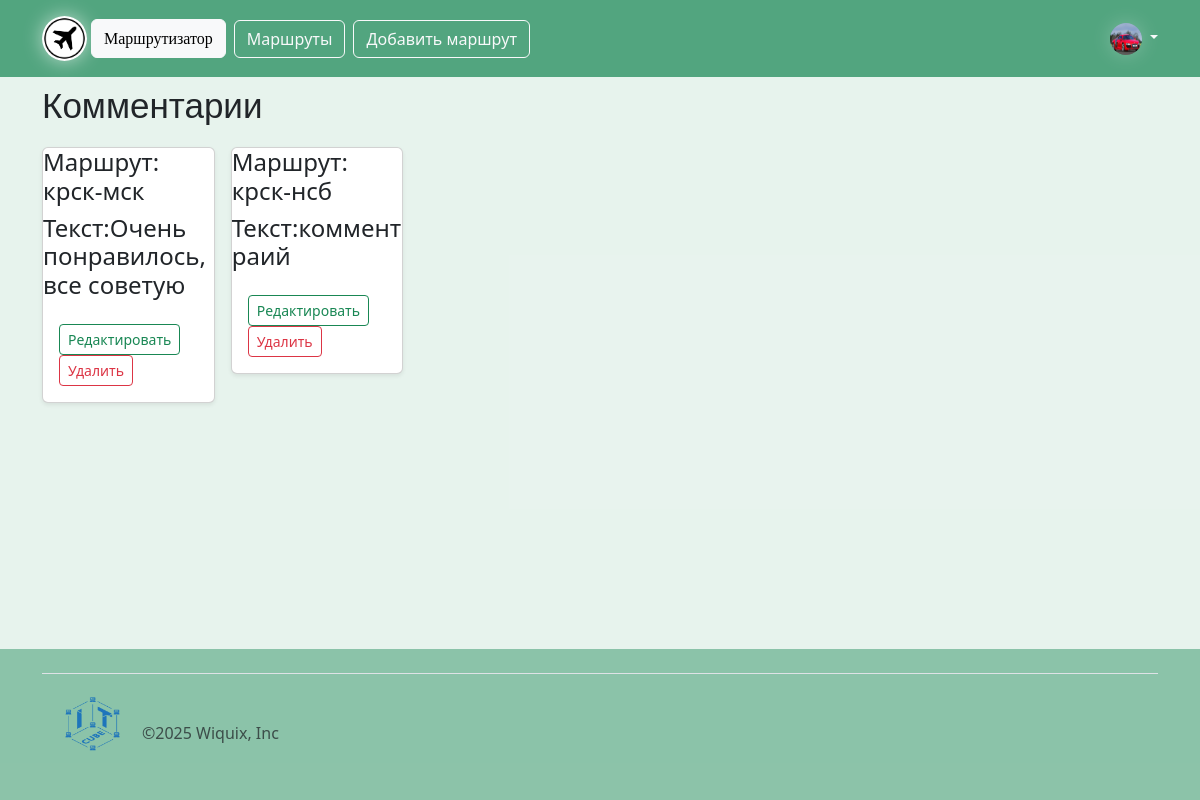
Screenshot of /comments/1 (signed in) with the database file from the repository.
### instance/DataBase.py (models this page shows)
class Users(db.Model, UserMixin):
    id = db.Column(db.Integer, primary_key=True)
    email = db.Column(db.String, unique=True)
    username = db.Column(db.String, unique=True)
    password = db.Column(db.String, nullable=False)
    ava = db.Column(db.String, nullable=False)
    admin = db.Column(db.Integer)
    verified = db.Column(db.Integer)

class Routes(db.Model, UserMixin):
    id = db.Column(db.Integer, primary_key=True)
    title = db.Column(db.String)
    description = db.Column(db.String)
    user_id = db.Column(db.Integer)
    rating = db.Column(db.String)
    status = db.Column(db.Integer)
    count_marks = db.Column(db.Integer, default=0)
    photos_id = db.Column(db.String)
    route_coords = db.Column(db.String)
    check_admin = db.Column(db.Integer)

class Comments(db.Model, UserMixin):
    id = db.Column(db.Integer, primary_key=True)
    user_id = db.Column(db.Integer)
    route_id = db.Column(db.Integer)
    text = db.Column(db.String)
    check_admin = db.Column(db.Integer)

### main.py (the view)
@app.route('/comments/<int:id>')
@limiter.limit("5 per 20 seconds")
def comments(id):
    comments = Comments.query.filter(Comments.user_id == id).all()
    name_routes = []
    for comment in comments:
        route = Routes.query.filter(Routes.id == comment.route_id).first()
        name_routes.append(route.title)
    return render_template("comments.html", comments=comments, name_routes=name_routes)

### main.py (called while the page is built)
@manager.user_loader
def load_user(user_id):
    return Users.query.get(user_id)

### templates/comments.html (shortened to what this page needs)
{% extends 'base.html' %}
{% block main %}
<h2>Комментарии</h2>
  {% if comments|length > 0 %}
  <div class="row row-cols-1 row-cols-sm-6 row-cols-md-6 g-3">
      {% for i in range(comments|length) %}
        <div class="col">
          <div class="card shadow-sm">
            <div><h4>Маршрут: {{ name_routes[i] }}</h4><h4>Текст:{{ comments[i].text }}</h4></div>
            <div class="card-body">
              <div class="d-flex justify-content-between align-items-center">
                <div>
                  <a href="/edit_comment/{{ comments[i].id }}"><button type="button" class="btn btn-sm btn-outline-success">Редактировать</button></a>
                  <a href="/delete_comment/{{ comments[i].id }}"><button type="button" class="btn btn-sm btn-outline-danger">Удалить</button></a>
                </div>
              </div>
            </div>
          </div>
        </div>
      {% endfor %}
    {% else %}
    <p>Пока у вас нет комментариев </p>
    {% endif %}
      </div>
{% endblock %}

### templates/base.html (shortened to what this page needs)
<!doctype html>
<html lang="ru">
  <head>
    <link href="https://cdn.jsdelivr.net/npm/bootstrap@5.3.0-alpha1/dist/css/bootstrap.min.css" rel="stylesheet">
    <link href="https://getbootstrap.com/docs/5.3/assets/css/docs.css" rel="stylesheet">
  </head>
  <body class="d-flex flex-column min-vh-100">
  <header class="p-3 text-bg-success bg-opacity-75">
    <div class="container">
      <div class="d-flex flex-wrap align-items-center justify-content-center justify-content-lg-start">
        <a href="/"><img src="/static/ico/main.ico" width="45" height="45" class="rounded-circle md" style="box-shadow:0px 0px 19px rgb(255 255 255 / 60%)"></a>
        <a href="/" class="btn btn-light mx-1"><font face="Franklin Gothic Medium" class="main-name">Маршрутизатор</font></a>
        <ul class="nav col-12 col-lg-auto me-lg-auto mb-2 justify-content-center mb-md-0">
          <li><a href="/all_routes/def" class="btn btn-outline-light mx-1">Маршруты</a></li>
          {% if current_user.is_authenticated %}
          <li><a href="/add_route" class="btn btn-outline-light mx-1">Добавить маршрут</a></li>
          {% endif %}
        </ul>
        {% if current_user.is_authenticated %}
          <div class="dropdown text-end">
            <a href="#" class="d-block link-light text-decoration-none dropdown-toggle" data-bs-toggle="dropdown" aria-expanded="false">
              <img src="/static/img/{{ current_user.ava }}" alt="ава" width="32" height="32" class="rounded-circle" style="box-shadow:0px 0px 19px rgb(255 255 255 / 25%)">
            </a>
          </div>
        {% else %}
          <div class="btn-group">
            <a href="/sign-up" class="btn text-white" style="background-color: #00BC00">Зарегистрироваться</a>
            <a href="/login" class="btn btn btn-light text-primary" style="border: 1px solid #FFFFFF">Войти</a>
          </div>
        {% endif %}
      </div>
    </div>
  </header>
<main class="flex-grow-1 bg-success p-2 text-dark bg-opacity-10">
    <div class="container">
        {% block main %}{% endblock %}
    </div>
</main>
<div class="bg-success bg-opacity-50 w-100 p-0">
  <div class="container">
    <footer class="d-flex flex-wrap justify-content-between align-items-center py-3 my-4 border-top">
      <div class="col-md-4 d-flex align-items-center">
        <img src="/static/ico/it-cube.png" height="70px" width="100px">
        <span class="mb-3 mt-3 mb-md-0 text-muted"> ©2025 Wiquix, Inc </span>
      </div>
    </footer>
  </div>
</div>
  </body>
</html>

### templates/comments.html (style rules this page uses)
h2 { font-size: 35px; font-family: 'Arial Narrow Bold', sans-serif; margin-bottom: 20px; }

### rows the page displays
Users: ava (picture)
Routes: title "крск-мск"
Comments: text "Очень понравилось, все советую"
Routes: title "крск-нсб"
Comments: text "комментраий"
